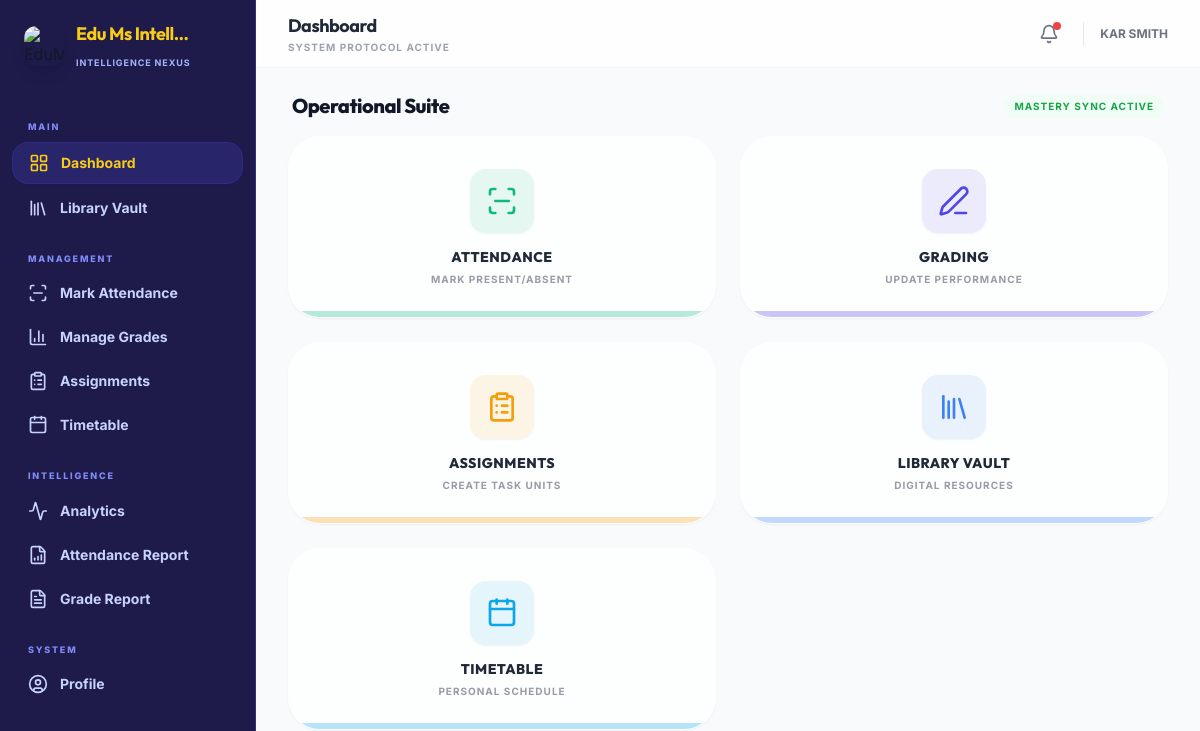
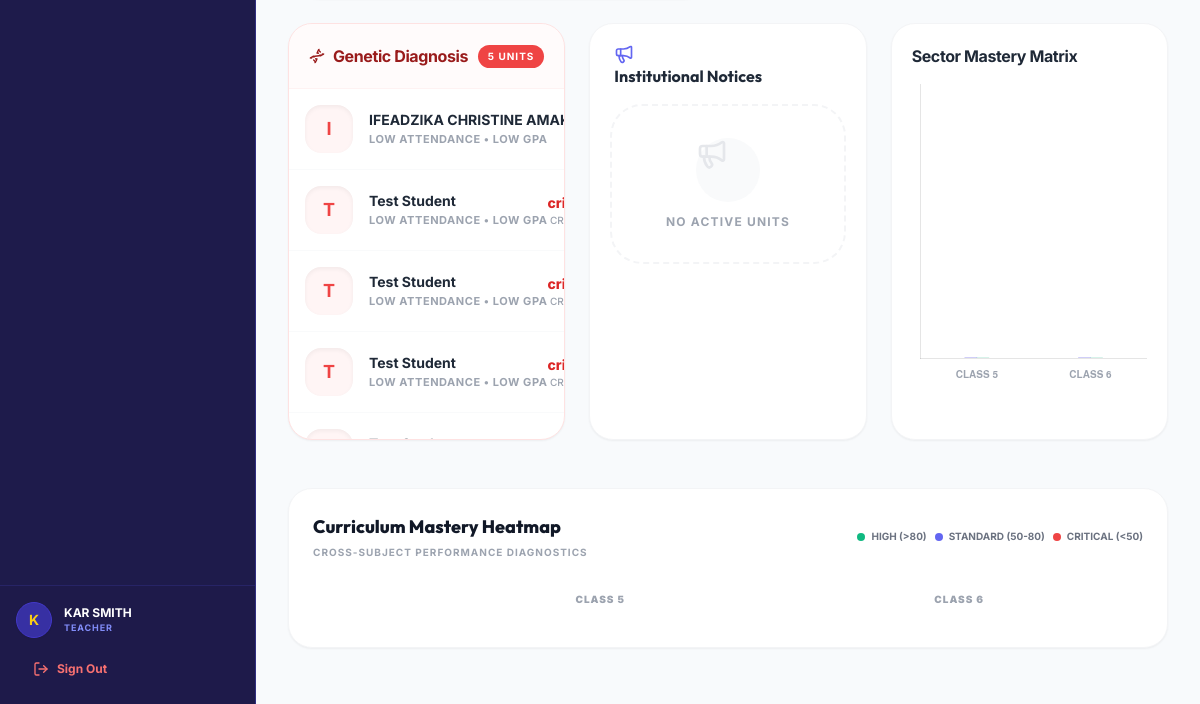
The page /teachers/dashboard/ (signed in) on the database as committed earlier (2 pictures, top to bottom).
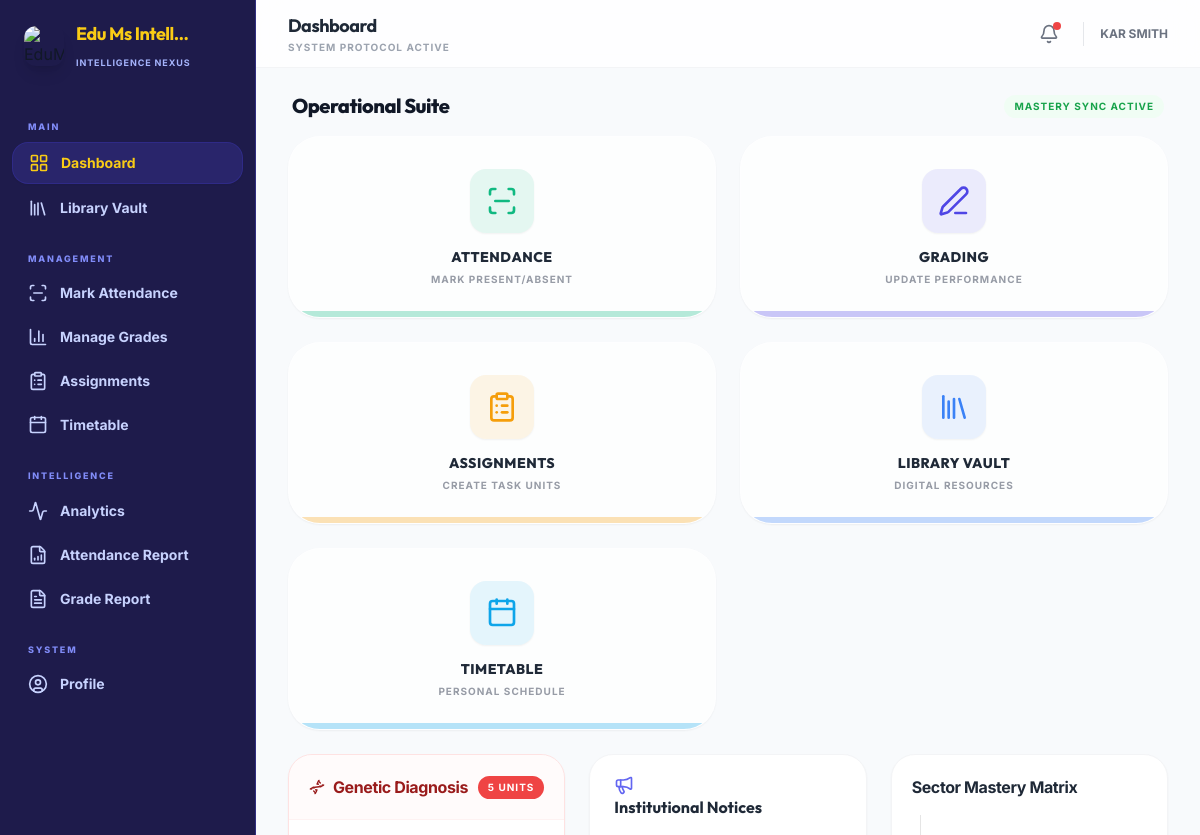
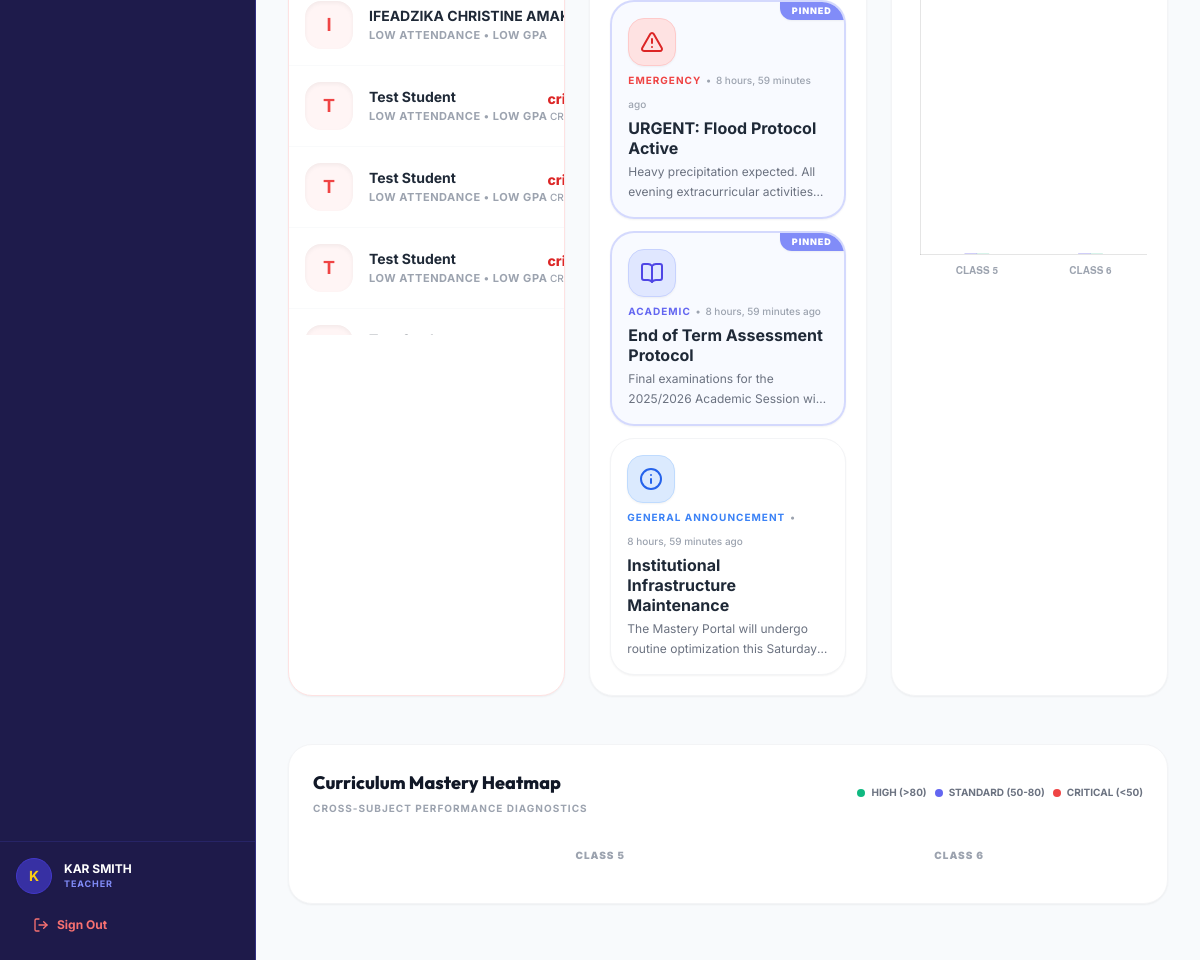
The same page on the database as committed later (2 pictures, top to bottom).
### students/models.py (models this page shows, shortened)
class Student(models.Model):
    GENDER_CHOICES = [
        ('male', 'Male'),
        ('female', 'Female'),
        ('other', 'Other'),
    ]
    STATUS_CHOICES = [
        ('active', 'Active'),
        ('inactive', 'Inactive'),
        ('suspended', 'Suspended'),
        ('graduated', 'Graduated'),
    ]
    user = models.OneToOneField('accounts.User', on_delete=models.CASCADE)
    student_id = models.CharField(max_length=20, unique=True)
    class_enrolled = models.ForeignKey('core.Class', on_delete=models.SET_NULL, null=True, blank=True)
    house = models.ForeignKey('core.House', on_delete=models.SET_NULL, null=True, blank=True, related_name='students')
    enrollment_date = models.DateField(null=True, blank=True, help_text="Date the student was admitted to the school")
    age = models.PositiveIntegerField(null=True, blank=True)
    gender = models.CharField(max_length=10, choices=GENDER_CHOICES, blank=True)
    status = models.CharField(max_length=20, choices=STATUS_CHOICES, default='active')
    hobbies = models.TextField(blank=True, help_text="Student's hobbies and interests")
    parent_name = models.CharField(max_length=100, blank=True, verbose_name="Parent / Guardian Name")
    parent_phone = models.CharField(max_length=20, blank=True, verbose_name="Parent / Guardian Phone")
    parent_email = models.EmailField(blank=True, verbose_name="Parent / Guardian Email")
    parent_relationship = models.CharField(
        max_length=30, blank=True,
        verbose_name="Relationship to Student",
        help_text="e.g. Father, Mother, Uncle, Guardian"
    )
    emergency_contact_name = models.CharField(max_length=100, blank=True, verbose_name="Emergency Contact Name")
    emergency_contact_phone = models.CharField(max_length=20, blank=True, verbose_name="Emergency Contact Phone")
    emergency_contact_relationship = models.CharField(max_length=30, blank=True, verbose_name="Emergency Relationship")
    objects = StudentManager()
    class Meta:
        indexes = [
            models.Index(fields=['student_id']),
            models.Index(fields=['class_enrolled']),
            models.Index(fields=['status']),
            models.Index(fields=['enrollment_date']),
        ]

### core/models.py (models this page shows, shortened)
class Class(models.Model):
    name = models.CharField(max_length=100)
    section = models.CharField(max_length=10, blank=True)
    grade = models.CharField(max_length=10)
    class_teacher = models.ForeignKey('accounts.User', on_delete=models.SET_NULL, null=True, related_name='class_teacher')
    class Meta:
        indexes = [
            models.Index(fields=['grade']),
        ]

class NoticeBoard(models.Model):
    CATEGORY_CHOICES = [
        ('academic', 'Academic'),
        ('sports', 'Sports'),
        ('event', 'Event'),
        ('emergency', 'Emergency'),
        ('general', 'General Announcement'),
    ]
    title = models.CharField(max_length=200)
    content = models.TextField()
    author = models.ForeignKey(settings.AUTH_USER_MODEL, on_delete=models.CASCADE)
    category = models.CharField(max_length=20, choices=CATEGORY_CHOICES, default='general')
    is_pinned = models.BooleanField(default=False)
    created_at = models.DateTimeField(auto_now_add=True)
    expires_at = models.DateTimeField(null=True, blank=True)
    class Meta:
        ordering = ['-is_pinned', '-created_at']
        verbose_name = "Institutional Notice"
        verbose_name_plural = "Institutional Notices"

### teachers/views.py (the view)
# urls.py: path('dashboard/', views.teacher_dashboard, name='teacher_dashboard'),
@teacher_required
def teacher_dashboard(request):
    from analytics.views import _calculate_class_performance, _identify_at_risk_students, _calculate_assignment_stats
    from core.models import NoticeBoard
    from django.utils import timezone
    from django.db.models import Q
    teacher = _get_or_create_teacher(request.user)
    classes = _get_teacher_classes(request.user)
    recent_assignments = list(Assignment.objects.filter(teacher=request.user).order_by('-created_at')[:5])
    notices = list(NoticeBoard.objects.filter(
        Q(expires_at__isnull=True) | Q(expires_at__gt=timezone.now())
    ).order_by('-is_pinned', '-created_at')[:5])
    class_performance = _calculate_class_performance(teacher)
    chart_class_performance = [
        {
            'class_name': cp['class'].name,
            'avg_gpa': float(cp['avg_gpa']),
            'attendance_rate': float(cp['attendance_rate'])
        }
        for cp in class_performance
    ]
    at_risk_students = _identify_at_risk_students()
    teacher_class_ids = set(classes.values_list('id', flat=True))
    my_at_risk = [s for s in at_risk_students if s['student'].class_enrolled and s['student'].class_enrolled.id in teacher_class_ids]
    assignment_stats = _calculate_assignment_stats(teacher)
    actions_data = [
        {'url': reverse('mark_attendance'), 'icon': 'scan-line', 'label': 'Attendance', 'desc': 'Mark present/absent', 'icon_bg': 'rgba(16, 185, 129, 0.1)', 'icon_color': '#10b981'},
        {'url': reverse('manage_grades'), 'icon': 'edit-3', 'label': 'Grading', 'desc': 'Update performance', 'icon_bg': 'rgba(79, 70, 229, 0.1)', 'icon_color': '#4f46e5'},
        {'url': reverse('manage_assignments'), 'icon': 'clipboard-list', 'label': 'Assignments', 'desc': 'Create task units', 'icon_bg': 'rgba(245, 158, 11, 0.1)', 'icon_color': '#f59e0b'},
        {'url': reverse('teacher_library'), 'icon': 'library', 'label': 'Library Vault', 'desc': 'Digital resources', 'icon_bg': 'rgba(59, 130, 246, 0.1)', 'icon_color': '#3b82f6'},
        {'url': reverse('teacher_timetable'), 'icon': 'calendar', 'label': 'Timetable', 'desc': 'Personal schedule', 'icon_bg': 'rgba(14, 165, 233, 0.1)', 'icon_color': '#0ea5e9'},
    ]
    from analytics.views import _calculate_subject_heatmap
    heatmap_data = _calculate_subject_heatmap(teacher)
    context = {
        'teacher': teacher,
        'classes': classes,
        'recent_assignments': recent_assignments,
        'total_students': Student.objects.filter(class_enrolled__in=classes).count(),
        'total_classes': classes.count(),
        'class_performance': class_performance,
        'chart_class_performance': chart_class_performance,
        'at_risk_students': my_at_risk[:5],
        'total_at_risk': len(my_at_risk),
        'heatmap_data': heatmap_data,
        'assignment_stats': assignment_stats,
        'actions_data': actions_data,
        'notices': notices,
    }
    return render(request, 'teachers/dashboard.html', context)

### analytics/views.py (called while the page is built, shortened)
def _calculate_subject_heatmap(teacher):
    from core.models import Result, Class
    from django.db.models import Avg, F, ExpressionWrapper, FloatField
    subjects = teacher.subjects.all()
    teacher_classes = Class.objects.filter(
        student__results__teacher=teacher.user,
        student__results__subject__in=subjects
    ).distinct()
    if not teacher_classes.exists():
        from teachers.views import _get_teacher_classes
        teacher_classes = _get_teacher_classes(teacher.user)
    heatmap_data = {
        'subjects': [s.name for s in subjects],
        'classes': [c.name for c in teacher_classes],
        'matrix': []
    }
    return heatmap_data

def _calculate_assignment_stats(teacher):
    assignments = Assignment.objects.filter(teacher=teacher.user)
    total_assignments = assignments.count()
    if total_assignments == 0:
        return {
            'total_assignments': 0,
            'total_submissions': 0,
            'completion_rate': 0,
            'avg_grade': 0,
        }

### core/context_processors.py (called while the page is built)
def school_config(request):
    config = SchoolConfiguration.get_config()
    return {'school_config': config}

### templates/teachers/dashboard.html (shortened to what the changed rows need)
{% extends 'base.html' %}
{% block content %}
<div class="space-y-6">
  <section class="animate-card">
    <div class="flex items-center justify-between mb-2 px-1">
      <h2 class="text-gray-900 font-display font-extrabold text-xl tracking-tight">Operational Suite</h2>
    </div>
    {% include 'components/action_grid.html' with actions=actions_data %}
  </section>
  <div class="grid grid-cols-1 lg:grid-cols-3 gap-6 pb-6">
    <section class="lg:col-span-1 animate-card" style="animation-delay: 0.1s;">
      <div class="bg-white rounded-3xl shadow-sm border border-red-100 overflow-hidden h-full">
        <div class="max-h-[350px] overflow-y-auto">
          {% for risk in at_risk_students %}
            {% include 'components/list_item.html' with label=risk.student.user.get_full_name sublabel=risk.risk_factors|join:" • "|truncatechars:40 amount=risk.risk_level date="CRITICAL" color="#ef4444" bg="rgba(239, 68, 68, 0.05)" amount_color="text-red-600" %}
          {% empty %}
            <div class="p-12 text-center text-gray-300">
              <i data-lucide="shield-check" class="w-12 h-12 mx-auto mb-3 text-green-200"></i>
              <p class="text-[10px] font-bold uppercase tracking-widest">Optimal State</p>
            </div>
          {% endfor %}
        </div>
      </div>
    </section>
    <section class="lg:col-span-1 animate-card" style="animation-delay: 0.15s;">
      <div class="bg-white rounded-3xl shadow-sm border border-gray-100 p-5 h-full">
        {% include 'components/notice_board.html' with notices=notices %}
      </div>
    </section>
  </div>
  <section class="animate-card" style="animation-delay: 0.3s;">
    <div class="bg-white rounded-3xl shadow-sm border border-gray-100 p-6">
        <div class="overflow-x-auto">
            <table class="w-full border-separate border-spacing-2">
                <thead>
                    <tr>
                        <th class="w-24"></th>
                        {% for class_name in heatmap_data.classes %}
                            <th class="text-[10px] font-black text-gray-400 uppercase tracking-widest text-center px-4 pb-2">{{ class_name }}</th>
                        {% endfor %}
                    </tr>
                </thead>
            </table>
        </div>
    </div>
  </section>
</div>
<script>
    document.addEventListener("DOMContentLoaded", function() {
        const ctx = document.getElementById('classPerformanceChart').getContext('2d');
        const performanceData = JSON.parse(document.getElementById('class-performance-data').textContent);
        new Chart(ctx, {
            type: 'bar',
            data: {
                labels: performanceData.map(cp => cp.class_name),
                datasets: [
                    {
                        label: 'GPA',
                        data: performanceData.map(cp => cp.avg_gpa),
                        backgroundColor: 'rgba(79, 70, 229, 0.8)',
                        borderRadius: 12,
                        barThickness: 12
                    },
                    {
                        label: 'Attend',
                        data: performanceData.map(cp => cp.attendance_rate),
                        backgroundColor: 'rgba(16, 185, 129, 0.5)',
                        borderRadius: 12,
                        barThickness: 12
                    }
                ]
            },
            options: {
                responsive: true,
                maintainAspectRatio: false,
                plugins: { legend: { display: false } },
                scales: {
                    y: { beginAtZero: true, max: 100, grid: { display: false }, ticks: { display: false } },
                    x: { grid: { display: false }, ticks: { font: { size: 10, weight: 'bold' }, color: '#9ca3af' } }
                }
            }
        });
    });
</script>
{% endblock %}

### templates/components/list_item.html (shortened to what this page needs)
<div class="flex items-center justify-between p-4 border-b border-gray-50 last:border-0 hover:bg-gray-50/50 transition-colors group">
  <div class="flex items-center gap-4">
    <div class="w-12 h-12 rounded-2xl flex items-center justify-center font-bold text-lg shadow-inner group-hover:scale-105 transition-transform"
         style="background: {{ bg|default:'#f3f4f6' }}; color: {{ color|default:'#1f2937' }}">
      {{ icon_text|default:label|slice:":1" }}
    </div>
    <div class="min-w-0 flex-1">
      <h4 class="font-bold text-gray-800 text-sm leading-tight truncate">{{ label }}</h4>
      <p class="text-[11px] text-gray-400 font-bold uppercase tracking-wider mt-0.5 truncate">{{ sublabel }}</p>
    </div>
  </div>
  <div class="text-right flex items-center gap-3">
    <div>
      <div class="font-extrabold text-sm {% if amount_color %}{{ amount_color }}{% else %}text-gray-900{% endif %}">
        {% if prefix %}{{ prefix }}{% endif %}{{ amount }}{% if suffix %}{{ suffix }}{% endif %}
      </div>
      <p class="text-[10px] text-gray-400 font-medium">{{ date|default:"RECENT" }}</p>
    </div>
  </div>
</div>

### templates/components/notice_board.html (shortened to what this page needs)
<div class="space-y-4">
    <div class="d-flex align-items-center justify-content-between mb-2 px-1">
        <h5 class="font-display font-bold text-gray-800 mb-0 d-flex align-items-center gap-2">
            <i data-lucide="megaphone" class="w-5 h-5 text-indigo-500"></i>
            Institutional Notices
        </h5>
    </div>
    {% if notices %}
        <div class="space-y-3">
            {% for notice in notices %}
                <div class="nexus-notice-card {% if notice.is_pinned %}is-pinned{% endif %} notice-cat-{{ notice.category }}">
                    {% if notice.is_pinned %}
                        <div class="notice-pin-badge">Pinned</div>
                    {% endif %}
                    <div class="d-flex gap-3">
                        <div class="notice-icon-container">
                            {% if notice.category == 'emergency' %}<i data-lucide="alert-triangle" class="w-6 h-6"></i>
                            {% elif notice.category == 'academic' %}<i data-lucide="book-open" class="w-6 h-6"></i>
                            {% elif notice.category == 'event' %}<i data-lucide="calendar" class="w-6 h-6"></i>
                            {% elif notice.category == 'sports' %}<i data-lucide="trophy" class="w-6 h-6"></i>
                            {% else %}<i data-lucide="info" class="w-6 h-6"></i>{% endif %}
                        </div>
                        <div class="flex-grow min-w-0">
                            <div class="d-flex align-items-center gap-2 mb-1">
                                <span class="notice-category-label">{{ notice.get_category_display }}</span>
                                <span class="text-[10px] text-gray-400">•</span>
                                <span class="text-[10px] text-gray-400 font-medium">{{ notice.created_at|timesince }} ago</span>
                            </div>
                            <h6 class="font-bold text-gray-800 mb-1 leading-tight">{{ notice.title }}</h6>
                            <p class="text-xs text-gray-500 line-clamp-2 leading-relaxed mb-0">{{ notice.content }}</p>
                        </div>
                    </div>
                </div>
            {% endfor %}
        </div>
    {% else %}
        <div class="text-center py-8 border-2 border-dashed border-gray-100 rounded-4xl">
            <div class="w-16 h-16 bg-gray-50 rounded-full d-flex align-items-center justify-content-center mx-auto mb-3">
                <i data-lucide="megaphone" class="w-8 h-8 text-gray-200"></i>
            </div>
            <p class="text-gray-400 font-bold text-xs uppercase tracking-widest">No active units</p>
        </div>
    {% endif %}
</div>

Rows that differ between the two databases and show on the page:
added NoticeBoard: is_pinned "PINNED", category "EMERGENCY", created_at "8 hours, 59 minutes", title "URGENT: Flood Protocol Active", content "Heavy precipitation expected. All evening extracurricular…"
added NoticeBoard: is_pinned "PINNED", category "ACADEMIC", created_at "8 hours, 59 minutes", title "End of Term Assessment Protocol", content "Final examinations for the 2025/2026 Academic Session…"
added NoticeBoard: category "GENERAL ANNOUNCEMENT", created_at "8 hours, 59 minutes", title "Institutional Infrastructure Maintenance", content "The Mastery Portal will undergo routine optimization this…", is_pinned False (drawn)
Other text that changed with them:
text no longer shown: "NO ACTIVE UNITS"
